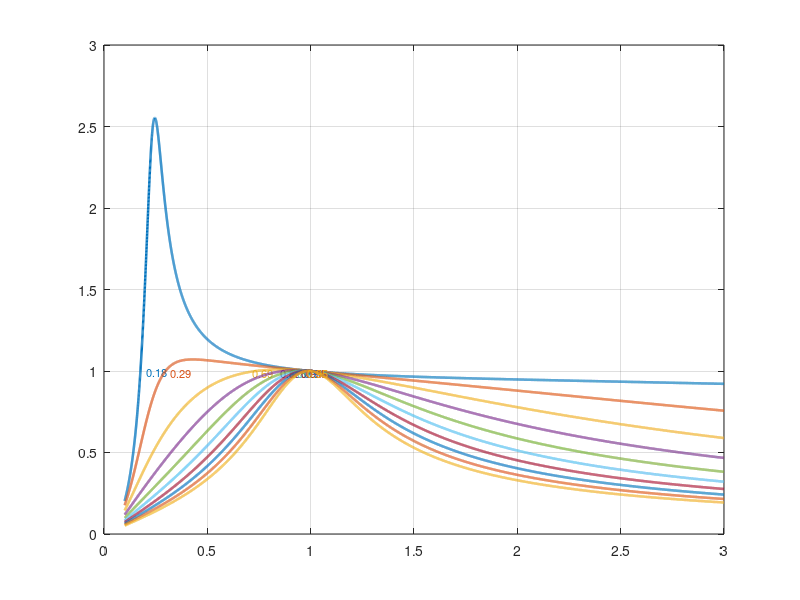

Source code (MATLAB): (Note: this script raises an error after producing the figure.)
clc;
clear;

% Parameters
m = 18; % Fixed m
Q_values = 0.1:0.2:2.0; % Reduced for clarity
Np = 1;
Ns = 100;
Vo = 3e3;
Po_max = 300;
fr = 120e3;
Fx = linspace(0.1, 3, 10000);

% Plot setup
figure;
hold on;
grid on;
box on;
colors = lines(length(Q_values));

fprintf('--- Fx values where K ≈ 1 ---\n');

for i = 1:length(Q_values)
    Q = Q_values(i);

    % Calculate K
    numerator = Fx.^2 .* (m - 1);
    denominator = sqrt((m .* Fx.^2 - 1).^2 + Fx.^2 .* (Fx.^2 - 1).^2 .* (m - 1).^2 .* Q^2);
    K = numerator ./ denominator;

    % Plot with DisplayName for legend
    plot(Fx, K, 'LineWidth', 1.8, 'Color', colors(i,:), 'DisplayName', sprintf('Q = %.1f', Q));

    % Find where K ≈ 1 (within 1% tolerance)
    idx_k1 = find(abs(K - 1) < 0.01, 1);
    if ~isempty(idx_k1)
        Fx_k1 = Fx(idx_k1);
        fprintf('Q = %.1f: Fx ≈ %.4f\n', Q, Fx_k1);
        % plot(Fx_k1, K(idx_k1), 'ko', 'MarkerSize', 6, 'LineWidth', 1.5); % Removed marker
        text(Fx_k1 + 0.03, K(idx_k1), sprintf('%.2f', Fx_k1), ...
             'FontSize', 8, 'Color', colors(i,:), 'HorizontalAlignment', 'left');
    else
        fprintf('Q = %.1f: No Fx found where K ≈ 1\n', Q);
    end
end

% Horizontal line at K = 1
yline(1, '--k', 'K = 1', 'LabelHorizontalAlignment', 'left', ...
      'FontWeight', 'bold', 'FontSize', 10);

xlabel('F_x', 'FontWeight', 'bold', 'FontSize', 12);
ylabel('K(Q, m, F_x)', 'FontWeight', 'bold', 'FontSize', 12);
title(sprintf('K vs F_x for different Q values at m = %.1f', m), 'FontWeight', 'bold');

legend('Location', 'eastoutside', 'FontSize', 10);